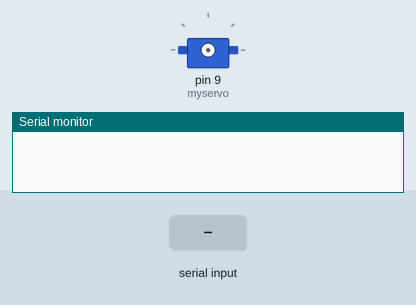
This sketch was run on a simulated Arduino Uno, built with avr-gcc and run on an emulated ATmega328P. Parts: servo, the last lines printed to the serial monitor. Inputs (shaded band) come from the test bench.

Above: at 0.1 s.
At 2.2 s:
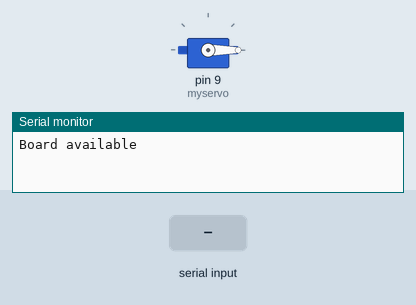
2.3 s: "90,45\n" received over Serial
At 2.6 s:
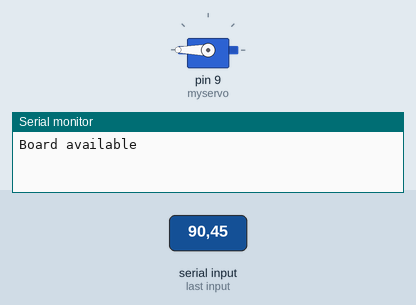
Timing chart, 0 to 5.3 s (numbered marks = the images above; inputs shaded):
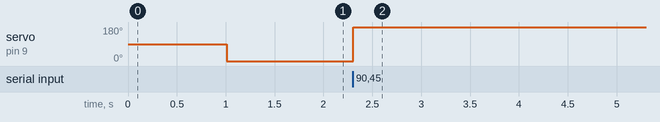

Measured:
- after the input at 2.3 s, servo on pin 9 (myservo): 0° → 180° at once

The sketch:

07_simple_servo.ino
```cpp
#include <Servo.h>

Servo myservo;  // create servo object to control a servo
int val = 10;
int cmd = -1;
int last_cmd = -1;

void setup() {
  Serial.begin(9600);
  delay(1000);
  Serial.setTimeout(10);
  Serial.println("Board available");

  myservo.attach(9);  // attaches the servo on pin 9 to the servo object
}

void loop() {
  cmd = Serial.parseInt();
  if (last_cmd != cmd && cmd != 0) {
    last_cmd = cmd;
  }
  val = map(last_cmd, 1, 3, 2, 180);     // scale it to use it with the servo (value between 0 and 180)

  myservo.write(val);                  // sets the servo position according to the scaled value
  delay(15);                           // waits for the servo to get there
}
```
